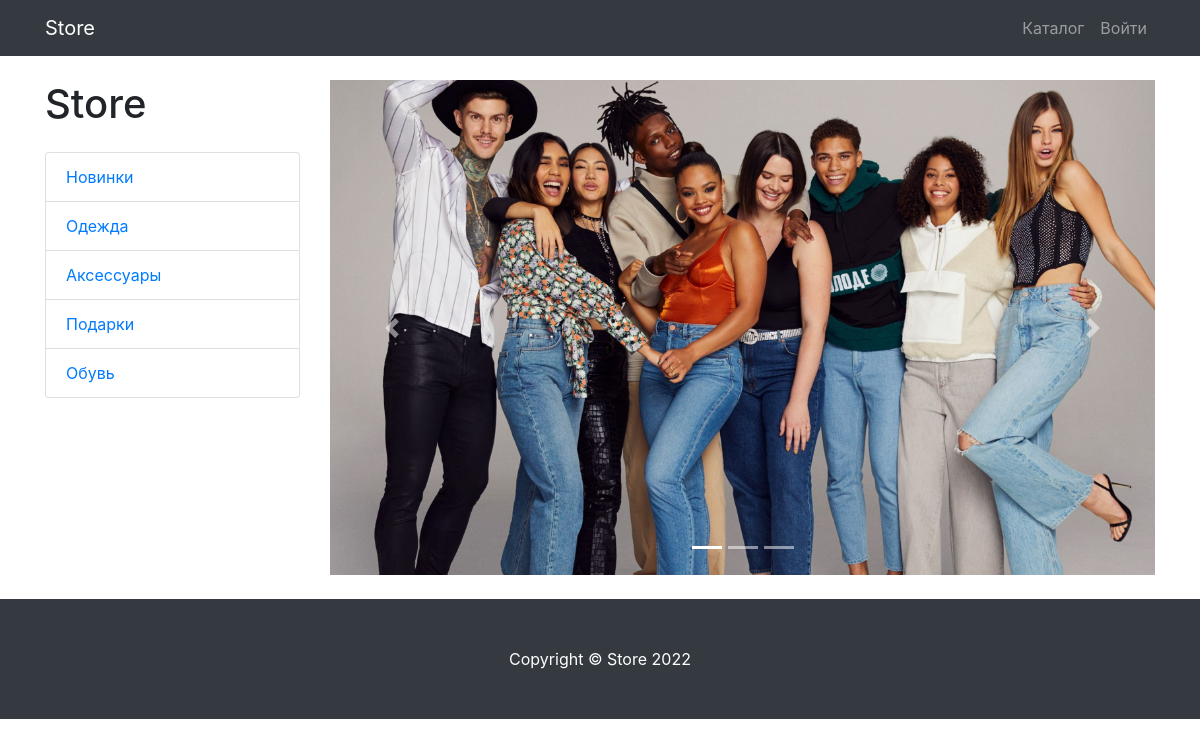
The page /products/category/1/ on the database as committed earlier.
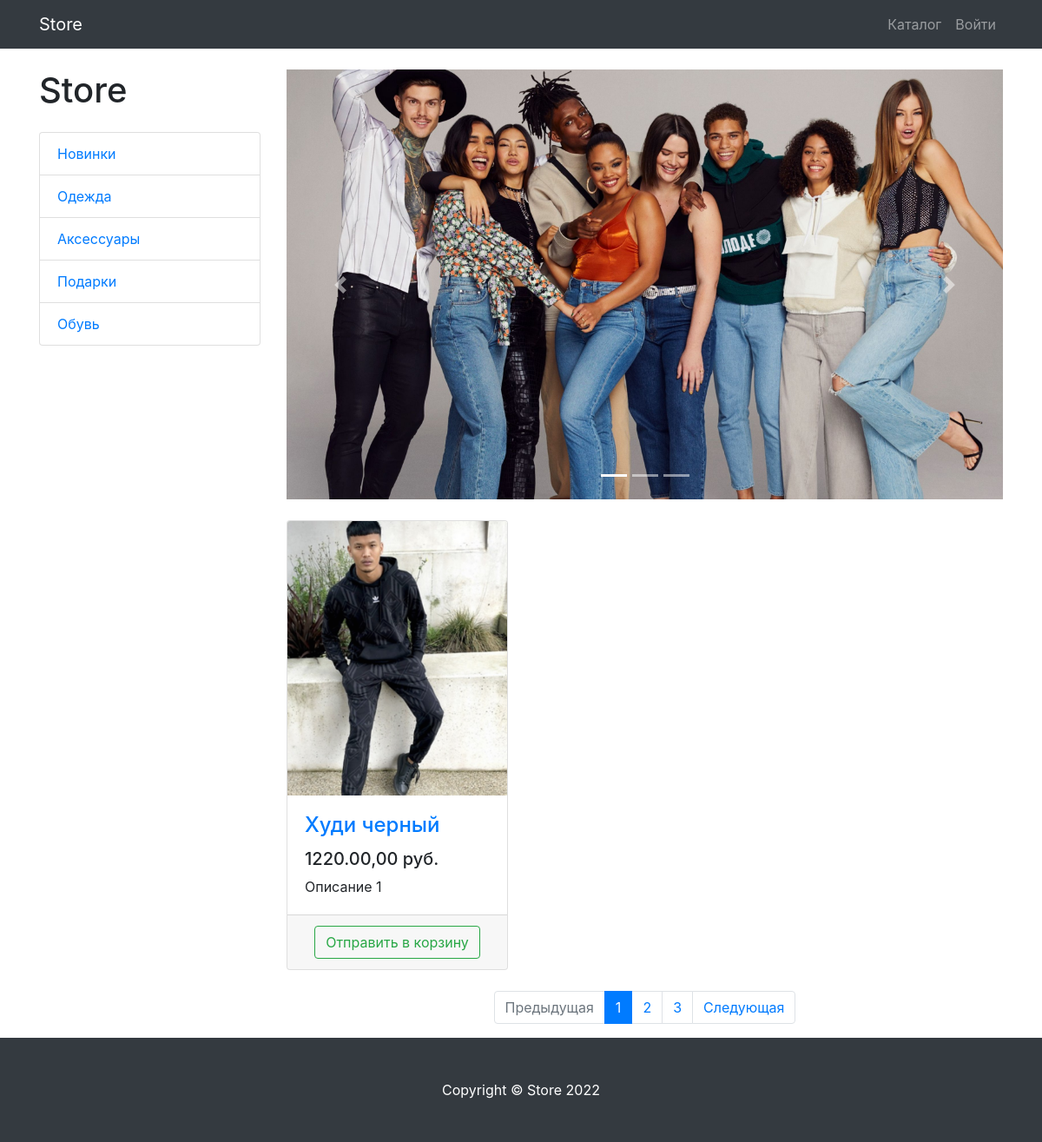
The same page on the database as committed later.
### products/models.py (models this page shows, shortened)
class ProductCategory(models.Model):
    name = models.CharField(max_length=128, unique=True)
    description = models.TextField(null=True, blank=True)
    class Meta:
        verbose_name = "category"
        verbose_name_plural = "categories"

class Product(models.Model):
    name = models.CharField(max_length=256)
    description = models.TextField()
    price = models.DecimalField(max_digits=10, decimal_places=2)
    quantity = models.PositiveIntegerField(default=0)
    image = models.ImageField(upload_to='products_images')
    category = models.ForeignKey(to=ProductCategory, on_delete=models.CASCADE)
    class Meta:
        verbose_name = "product"
        verbose_name_plural = "products"

### products/views.py (the view)
# urls.py: path('', ProductsListView.as_view(), name='index'),
class ProductsListView(ListView):
    model = Product
    context_object_name = 'products'
    template_name = 'products/products.html'
    paginate_by = 1
    def get_queryset(self):
        queryset = super().get_queryset()
        category_id = self.kwargs.get('category_id')
        return queryset.filter(category_id=category_id) if category_id else queryset
    def get_context_data(self, *, object_list=None, **kwargs):
        context = super().get_context_data()
        context['title'] = 'Store - Каталог'
        context['categories'] = ProductCategory.objects.all()
        return context

### products/templates/products/products.html (shortened to what the changed rows need)
{% extends 'products/base.html' %}
{% load static %}
{% block css %}
    <link href="{% static 'vendor/css/products.css' %}" rel="stylesheet">
{% endblock %}
{% block content %}
    <div class="container">
        <div class="row">
            <div class="col-lg-3">
                <h1 class="my-4">Store</h1>
                <div class="list-group">
                    {% for category in categories %}
                        <a href="{% url 'products:category' category.id %}" class="list-group-item">
                            {{ category.name }}
                        </a>
                    {% endfor %}
                </div>
            </div>
            <div class="col-lg-9">
                <div class="row">
                    {% for product in products %}
                        <div class="col-lg-4 col-md-6 mb-4">
                            <div class="card h-100">
                                <a href="#">
                                    <img class="card-img-top"
                                         src="{{ product.image.url }}"
                                         alt="">
                                </a>
                                <div class="card-body">
                                    <h4 class="card-title">
                                        <a href="#">{{ product.name }}</a>
                                    </h4>
                                    <h5>{{ product.price }},00 руб.</h5>
                                    <p class="card-text">{{ product.description }}</p>
                                </div>
                                <div class="card-footer text-center">
                                    <a href="{% url 'products:basket_add' product.id %}"
                                       class="btn btn-outline-success">Отправить в корзину</a>
                                </div>
                            </div>
                        </div>
                    {% endfor %}
                </div>
                {% if is_paginated %}
                    <nav aria-label="Page navigation example">
                        <ul class="pagination justify-content-center">
                            <li class="page-item {% if not page_obj.has_previous %} disabled {% endif %}">
                                <a class="page-link"
                                   href="{% if page_obj.has_previous %} ?page={{ page_obj.previous_page_number }} {% else %} # {% endif %}"
                                   tabindex="-1" aria-disabled="true">
                                    Предыдущая
                                </a>
                            </li>
                            {% for page in page_obj.paginator.page_range %}
                                <li class="page-item
                            {% if page == page_obj.number %}
                                active
                            {% endif %}
                            ">
                                    <a class="page-link" href="?page={{ page }}">{{ page }}</a>
                                </li>
                            {% endfor %}
                            <li class="page-item {% if not page_obj.has_next %} disabled {% endif %}">
                                <a class="page-link"
                                   href="{% if page_obj.has_next %} ?page={{ page_obj.next_page_number }} {% else %} # {% endif %}">
                                    Следующая
                                </a>
                            </li>
                        </ul>
                    </nav>
                {% endif %}
            </div>
        </div>
    </div>
{% endblock %}

Rows that differ between the two databases and show on the page:
now on this page (row edited): Product: image (picture), name "Худи черный", price "1220.00", description "Описание 1"
Other text that changed with them:
text now shown: "Предыдущая Следующая"
new list line: "1"
new list line: "2"
new list line: "3"
